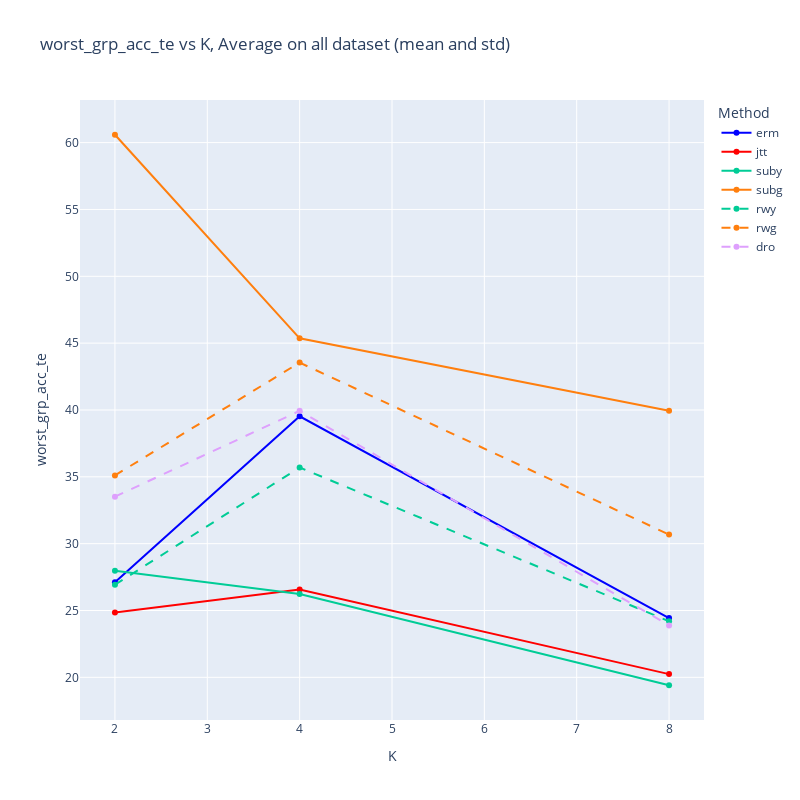

Notebook cell for this chart:
### Markdown cell above
## b. worst_acc_te

### Code cell
x_axis = 'K'
y_axis = 'worst_grp_acc_te' #'mean_grp_acc_te'
plot_graph_all(df_fix_mu, x_axis, y_axis,error_bars=False, normalize=NORMALIZE)

### Figure 1 — Plotly figure (JSON) as saved in the notebook; plotly's stock layout.template omitted (floating-point values rounded to 4 significant figures)
{"data": [{"line": {"color": "blue", "dash": "solid"}, "mode": "lines+markers", "name": "erm", "type": "scatter", "x": [2, 4, 8], "y": [27.11, 39.53, 24.44]}, {"line": {"color": "red", "dash": "solid"}, "mode": "lines+markers", "name": "jtt", "type": "scatter", "x": [2, 4, 8], "y": [24.84, 26.58, 20.24]}, {"line": {"color": "#00CC96", "dash": "solid"}, "mode": "lines+markers", "name": "suby", "type": "scatter", "x": [2, 4, 8], "y": [27.98, 26.23, 19.41]}, {"line": {"color": "#ff7f0e", "dash": "solid"}, "mode": "lines+markers", "name": "subg", "type": "scatter", "x": [2, 4, 8], "y": [60.59, 45.36, 39.95]}, {"line": {"color": "#00CC96", "dash": "dash"}, "mode": "lines+markers", "name": "rwy", "type": "scatter", "x": [2, 4, 8], "y": [26.93, 35.7, 24.19]}, {"line": {"color": "#ff7f0e", "dash": "dash"}, "mode": "lines+markers", "name": "rwg", "type": "scatter", "x": [2, 4, 8], "y": [35.11, 43.54, 30.68]}, {"line": {"color": "#DEA0FD", "dash": "dash"}, "mode": "lines+markers", "name": "dro", "type": "scatter", "x": [2, 4, 8], "y": [33.51, 39.93, 23.88]}], "layout": {"height": 800, "legend": {"title": {"text": "Method"}}, "title": {"text": "worst_grp_acc_te vs K, Average on all dataset (mean and std)"}, "width": 800, "xaxis": {"title": {"text": "K"}}, "yaxis": {"title": {"text": "worst_grp_acc_te"}}}}
